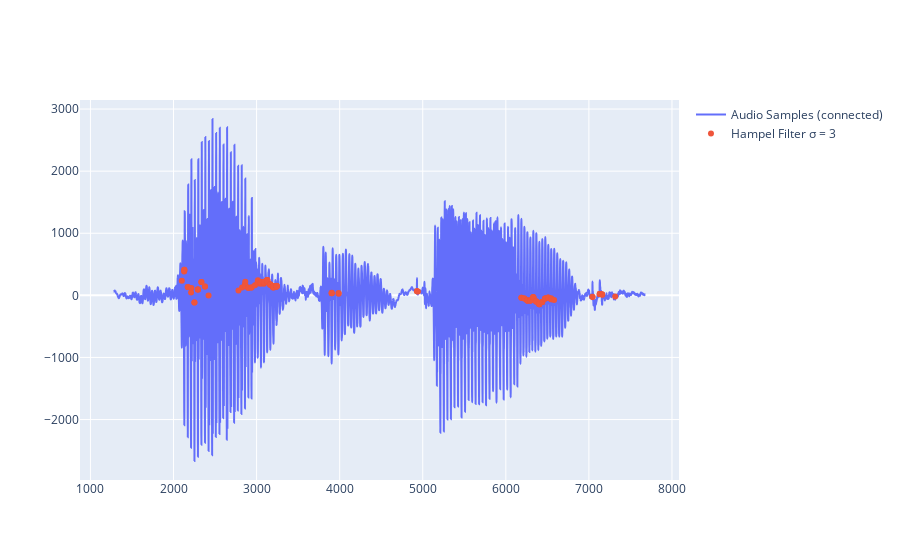

Notebook code for this chart:
### Markdown cell above
### Graphing with hampel filter values

### Code cell
fig = go.Figure()
fig.add_trace(go.Scatter(x=smaller_orig_sr_df['Sample_number'], y=smaller_orig_sr_df['my_range_orig_sp2_data'],
                    text=["tweak line smoothness<br>with 'smoothing' in line object"],
                    hoverinfo='text+name', line_shape='spline', name='Audio Samples (connected)'))
fig.add_trace(go.Scatter(x=smaller_orig_sr_df['Sample_number'], y =smaller_orig_sr_df['Hampel_Filter_3'], 
                         mode='markers',showlegend = True, name = 'Hampel Filter σ = 3'))
# fig.add_trace(go.Scatter(x=smaller_orig_sr_df['Sample_number'], y =smaller_orig_sr_df['V1'], 
#                          mode='markers',showlegend = True, name = 'Vowel1'))
# fig.add_trace(go.Scatter(x=smaller_orig_sr_df['Sample_number'], y =smaller_orig_sr_df['Hampel_Filter_15'], mode='markers'))
fig.show()

### Figure 1 — Plotly figure (JSON) as saved in the notebook; plotly's stock layout.template omitted (floating-point values rounded to 4 significant figures; data arrays with more than 128 entries replaced by an {"elided": "..."} marker saying what was removed)
{"data": [{"hoverinfo": "text+name", "line": {"shape": "spline"}, "name": "Audio Samples (connected)", "text": ["tweak line smoothness<br>with 'smoothing' in line object"], "type": "scatter", "x": {"elided": "6400 int values"}, "y": {"elided": "6400 float values"}}, {"mode": "markers", "name": "Hampel Filter σ = 3", "showlegend": true, "type": "scatter", "x": {"elided": "6400 int values"}, "y": {"elided": "6400 float values"}}], "layout": {}}
